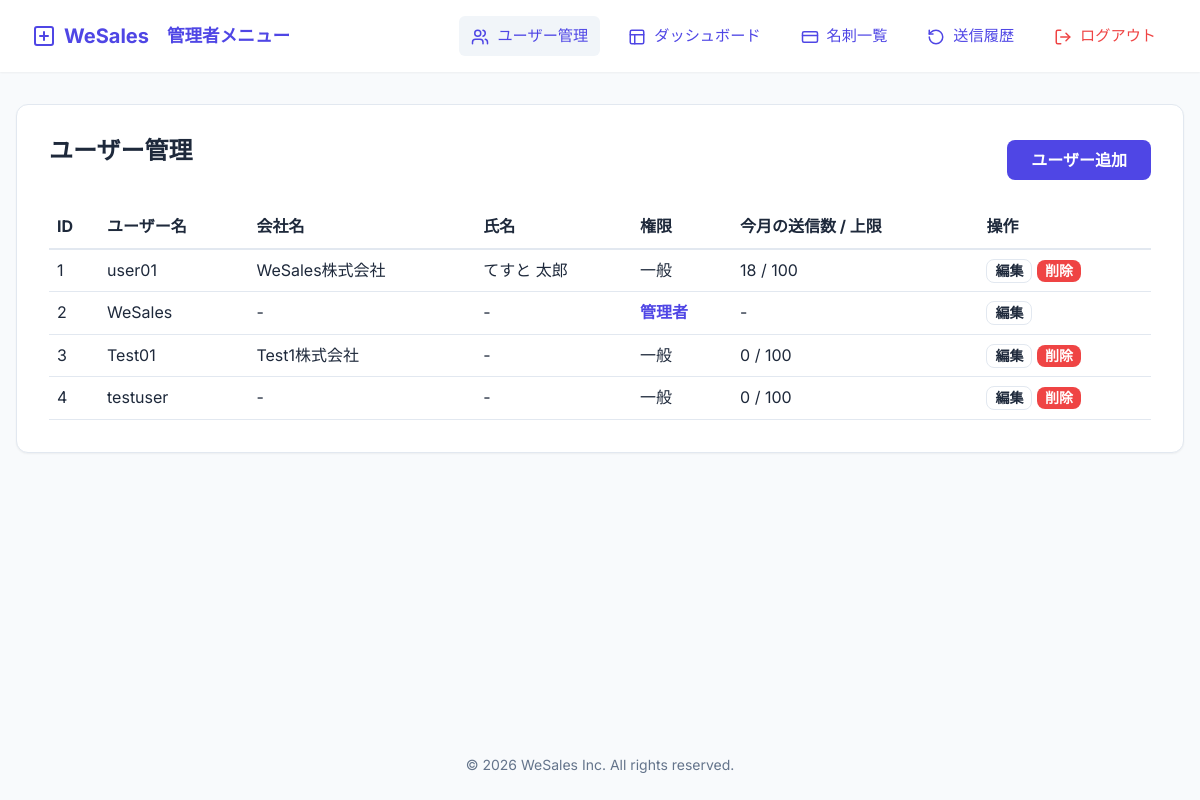
/admin/users (signed in), run on the app's committed database.
### models.py (models this page shows, shortened)
class User(db.Model, UserMixin):
    id = db.Column(db.Integer, primary_key=True)
    username = db.Column(db.String(80), unique=True, nullable=False)
    password = db.Column(db.String(120), nullable=False)
    is_admin = db.Column(db.Boolean, default=False)
    company_name = db.Column(db.String(100))
    job_title = db.Column(db.String(100))
    last_name = db.Column(db.String(100))
    first_name = db.Column(db.String(100))
    phone_number = db.Column(db.String(20))
    email_address = db.Column(db.String(120))
    company_url = db.Column(db.String(200))
    business_summary = db.Column(db.Text)
    gmail_app_password = db.Column(db.String(100))
    email_provider = db.Column(db.String(20), default="resend") # gmail or resend
    monthly_limit = db.Column(db.Integer, default=100) # 月間送信上限
    @property
    def real_name(self):
        return f"{self.last_name or ''} {self.first_name or ''}".strip()

### routes/admin.py (the view)
@admin_bp.route("/admin/users")
@login_required
@admin_required
def admin_users():
    users = User.query.all()
    for user in users:
        user.current_sent = get_monthly_sent_count(user.id)
    return render_template("admin_list.html", users=users)

### app.py (called while the page is built)
def create_app(config_class=Config):
    app = Flask(__name__)
    app.config.from_object(config_class)
    db.init_app(app)
    bcrypt.init_app(app)
    csrf.init_app(app)
    login_manager.init_app(app)
    @login_manager.user_loader
    def load_user(user_id):
        return User.query.get(int(user_id))
    @app.context_processor
    def inject_now():
        return {"now": datetime.now(timezone.utc)}
    from routes.auth import auth_bp
    from routes.main import main_bp
    from routes.cards import cards_bp
    from routes.history import history_bp
    from routes.admin import admin_bp
    from routes.import_routes import import_bp
    app.register_blueprint(auth_bp)
    app.register_blueprint(main_bp)
    app.register_blueprint(cards_bp)
    app.register_blueprint(history_bp)
    app.register_blueprint(admin_bp)
    app.register_blueprint(import_bp)
    return app

### routes/admin.py (called while the page is built)
def admin_required(f):
    @wraps(f)
    def decorated_function(*args, **kwargs):
        if not current_user.is_authenticated or not current_user.is_admin:
            abort(403)
        return f(*args, **kwargs)
    return decorated_function

### services/mail_service.py (called while the page is built)
def get_monthly_sent_count(user_id):
    first_day = date(date.today().year, date.today().month, 1)
    count = History.query.filter(
        History.user_id == user_id,
        History.sent_at >= first_day
    ).count()
    return count

### Templates/admin_list.html (shortened to what this page needs)
{% extends "base.html" %}
{% block content %}
<div class="card">
    <div style="display: flex; justify-content: space-between; align-items: center; margin-bottom: var(--spacing-lg);">
        <h2>ユーザー管理</h2>
        <a href="{{ url_for('admin.admin_add_user') }}" class="btn btn-primary">ユーザー追加</a>
    </div>
    <div style="overflow-x: auto;">
        <table style="width: 100%; border-collapse: collapse;">
            <thead>
                <tr style="border-bottom: 2px solid var(--border-color); text-align: left;">
                    <th style="padding: var(--spacing-sm);">ID</th>
                    <th style="padding: var(--spacing-sm);">ユーザー名</th>
                    <th style="padding: var(--spacing-sm);">会社名</th>
                    <th style="padding: var(--spacing-sm);">氏名</th>
                    <th style="padding: var(--spacing-sm);">権限</th>
                    <th style="padding: var(--spacing-sm);">今月の送信数 / 上限</th>
                    <th style="padding: var(--spacing-sm);">操作</th>
                </tr>
            </thead>
            <tbody>
                {% for user in users %}
                <tr style="border-bottom: 1px solid var(--border-color);">
                    <td style="padding: var(--spacing-sm);">{{ user.id }}</td>
                    <td style="padding: var(--spacing-sm);">{{ user.username }}</td>
                    <td style="padding: var(--spacing-sm);">{{ user.company_name or '-' }}</td>
                    <td style="padding: var(--spacing-sm);">{{ user.real_name or '-' }}</td>
                    <td style="padding: var(--spacing-sm);">
                        {% if user.is_admin %}
                        <span style="color: var(--primary-color); font-weight: bold;">管理者</span>
                        {% else %}
                        一般
                        {% endif %}
                    </td>
                    <td style="padding: var(--spacing-sm);">
                        {% if not user.is_admin %}
                        <span style="{{ 'color: var(--danger-color); font-weight: bold;' if user.current_sent >= user.monthly_limit else '' }}">
                            {{ user.current_sent }} / {{ user.monthly_limit }}
                        </span>
                        {% else %}
                        -
                        {% endif %}
                    </td>
                    <td style="padding: var(--spacing-sm);">
                        <a href="{{ url_for('admin.admin_edit_user', user_id=user.id) }}" class="btn btn-secondary" style="padding: 0.25rem 0.5rem; font-size: 0.875rem;">編集</a>
                        {% if user.id != current_user.id %}
                        <form action="{{ url_for('admin.admin_delete_user', user_id=user.id) }}" method="POST" style="display: inline;" onsubmit="return confirm('本当に削除しますか？');">
                            <button type="submit" class="btn" style="padding: 0.25rem 0.5rem; font-size: 0.875rem; background-color: var(--danger-color); color: white;">削除</button>
                        </form>
                        {% endif %}
                    </td>
                </tr>
                {% endfor %}
            </tbody>
        </table>
    </div>
</div>
{% endblock %}

### static/css/style.css (style rules this page uses)
:root { --primary-color: #4f46e5; --primary-hover: #4338ca; --secondary-color: #64748b; --background-color: #f8fafc; --surface-color: #ffffff; --text-color: #1e293b; --text-muted: #64748b; --border-color: #e2e8f0; --success-color: #10b981; --danger-color: #ef4444; --font-family: 'Inter', system-ui, -apple-system, sans-serif; --spacing-xs: 0.25rem; --spacing-sm: 0.5rem; --spacing-md: 1rem; --spacing-lg: 1.5rem; --spacing-xl: 2rem; --radius-sm: 0.375rem; --radius-md: 0.5rem; --radius-lg: 0.75rem; --shadow-sm: 0 1px 2px 0 rgb(0 0 0 / 0.05); --shadow-md: 0 4px 6px -1px rgb(0 0 0 / 0.1), 0 2px 4px -2px rgb(0 0 0 / 0.1); --shadow-lg: 0 10px 15px -3px rgb(0 0 0 / 0.1), 0 4px 6px -4px rgb(0 0 0 / 0.1); }
* { box-sizing: border-box; margin: 0; padding: 0; }
body { font-family: var(--font-family); background-color: var(--background-color); color: var(--text-color); line-height: 1.6; display: flex; flex-direction: column; min-height: 100vh; }
a { color: var(--primary-color); text-decoration: none; transition: color 0.2s; }
h1, h2, h3, h4, h5, h6 { color: var(--text-color); font-weight: 700; line-height: 1.2; margin-bottom: var(--spacing-md); }
h2 { font-size: 1.5rem; }
.card { background-color: var(--surface-color); border-radius: var(--radius-lg); box-shadow: var(--shadow-sm); padding: var(--spacing-xl); border: 1px solid var(--border-color); margin-bottom: var(--spacing-lg); }
.btn { display: inline-flex; justify-content: center; align-items: center; padding: 0.75rem 1.5rem; border-radius: var(--radius-md); font-weight: 600; cursor: pointer; transition: all 0.2s; border: none; font-size: 1rem; line-height: 1; }
.btn-primary { background-color: var(--primary-color); color: white; }
.btn-secondary { background-color: var(--surface-color); color: var(--text-color); border: 1px solid var(--border-color); }

### data on the page
User: id "1", username "user01", company_name "WeSales株式会社", last_name+first_name "てすと 太郎", is_admin "一般", current_sent "18", monthly_limit "100"
User: id "2", username "WeSales", company_name "-", last_name+first_name "-", is_admin "管理者"
User: id "3", username "Test01", company_name "Test1株式会社", last_name+first_name "-", shows "一般", current_sent "0", monthly_limit "100"
User: id "4", username "testuser", company_name "-", last_name+first_name "-", shows "一般", current_sent "0", monthly_limit "100"
